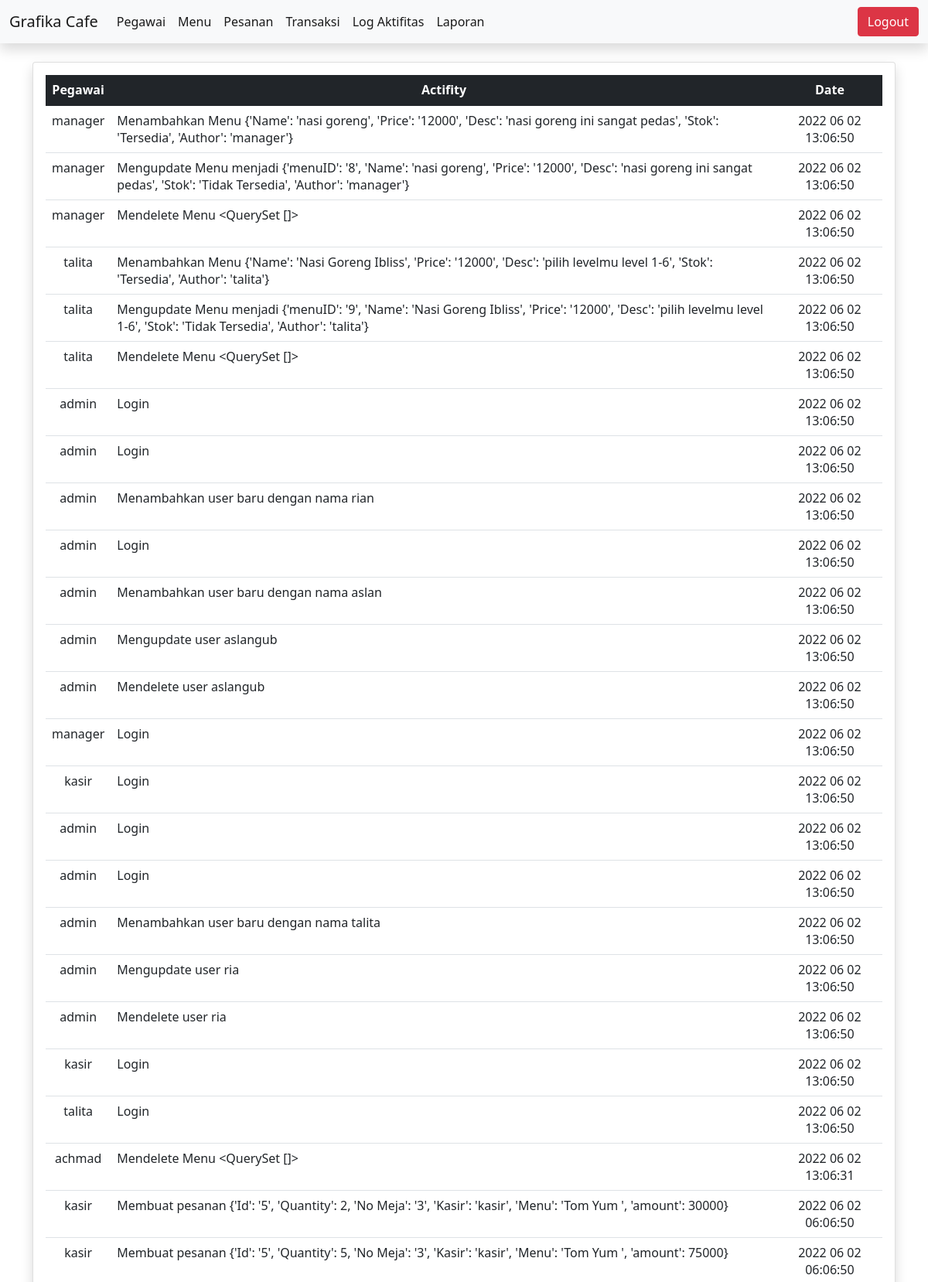
Page /logaktifitas/ (signed in, upper part) on the committed database.
### logaktifitas/models.py (models this page shows, shortened)
class Logaktifitas(models.Model):
    pegawai = models.ForeignKey(settings.AUTH_USER_MODEL, on_delete=models.SET_NULL, blank=True, null=True)
    activity = models.CharField(max_length=200)
    date = models.DateTimeField()
    class Meta:
        ordering = ['-date']

### pegawai/models.py (models this page shows)
class Pegawai(AbstractUser):
    role_list = (
        (ADMIN, 'Admin'),
        (MANAGER, 'Manager'),
        (KASIR, 'Kasir')
    )
    role = models.CharField(max_length=100, choices=role_list, default=ADMIN)
    text_password = models.CharField(max_length=100, blank=True, null=True)

### logaktifitas/views.py (the view)
# urls.py: path('logaktifitas/', include('logaktifitas.urls')),
@login_required
def logaktifitas(request):
    if request.user.role in allow_role:
        pass
    else:
        return HttpResponse('Anda bukan manager')
    log = Logaktifitas.objects.all()
    return render(request, 'logaktifitas.html', {'log': log})

### templates/logaktifitas.html (shortened to what this page needs)
{% extends 'base.html' %}
{% block content %}
<div class="card shadow">
  <div class="card-body">
    <table class="table">
  <thead class="table-dark">
    <tr>
      <th scope="col" class = "text-center">Pegawai</th>
      <th scope="col" class = "text-center">Actifity</th>
      <th scope="col" class = "text-center">Date</th>
    </tr>
  </thead>
  <tbody>
      {% for i in log %}
    <tr>
        <td class = "text-center">{{i.pegawai}}</td>
        <td>{{i.activity}}</td>
        <td class = "text-center">{{i.date|date:"Y m d H:m:s"}}</td>
      {% endfor %}
    </tr>
  </tbody>
</table>
  </div>
</div>
{% endblock content %}

### rows in the picture
Logaktifitas: pegawai "manager", activity "Menambahkan Menu {'Name': 'nasi goreng', 'Price': '12000', 'Desc': 'nasi goreng ini sangat pedas', 'Stok': 'Tersedia', 'Author': 'manager'}", date "2022 06 02 13:06:50"
Logaktifitas: pegawai "manager", activity "Mengupdate Menu menjadi {'menuID': '8', 'Name': 'nasi goreng', 'Price': '12000', 'Desc': 'nasi goreng ini sangat pedas', 'Stok': 'Tidak Tersedia', 'Author': 'manager'}", date "2022 06 02 13:06:50"
Logaktifitas: pegawai "manager", activity "Mendelete Menu <QuerySet []>", date "2022 06 02 13:06:50"
Logaktifitas: pegawai "talita", activity "Menambahkan Menu {'Name': 'Nasi Goreng Ibliss', 'Price': '12000', 'Desc': 'pilih levelmu level 1-6', 'Stok': 'Tersedia', 'Author': 'talita'}", date "2022 06 02 13:06:50"
Logaktifitas: pegawai "talita", activity "Mengupdate Menu menjadi {'menuID': '9', 'Name': 'Nasi Goreng Ibliss', 'Price': '12000', 'Desc': 'pilih levelmu level 1-6', 'Stok': 'Tidak Tersedia', 'Author': 'talita'}", date "2022 06 02 13:06:50"
Logaktifitas: pegawai "talita", activity "Mendelete Menu <QuerySet []>", date "2022 06 02 13:06:50"
Logaktifitas: pegawai "admin", activity "Login", date "2022 06 02 13:06:50"
Logaktifitas: pegawai "admin", activity "Login", date "2022 06 02 13:06:50"
Logaktifitas: pegawai "admin", activity "Menambahkan user baru dengan nama rian", date "2022 06 02 13:06:50"
Logaktifitas: pegawai "admin", activity "Login", date "2022 06 02 13:06:50"
Logaktifitas: pegawai "admin", activity "Menambahkan user baru dengan nama aslan", date "2022 06 02 13:06:50"
Logaktifitas: pegawai "admin", activity "Mengupdate user aslangub", date "2022 06 02 13:06:50"
Logaktifitas: pegawai "admin", activity "Mendelete user aslangub", date "2022 06 02 13:06:50"
Logaktifitas: pegawai "manager", activity "Login", date "2022 06 02 13:06:50"
Logaktifitas: pegawai "kasir", activity "Login", date "2022 06 02 13:06:50"
Logaktifitas: pegawai "admin", activity "Login", date "2022 06 02 13:06:50"
Logaktifitas: pegawai "admin", activity "Login", date "2022 06 02 13:06:50"
Logaktifitas: pegawai "admin", activity "Menambahkan user baru dengan nama talita", date "2022 06 02 13:06:50"
Logaktifitas: pegawai "admin", activity "Mengupdate user ria", date "2022 06 02 13:06:50"
Logaktifitas: pegawai "admin", activity "Mendelete user ria", date "2022 06 02 13:06:50"
Logaktifitas: pegawai "kasir", activity "Login", date "2022 06 02 13:06:50"
Logaktifitas: pegawai "talita", activity "Login", date "2022 06 02 13:06:50"
Logaktifitas: pegawai "achmad", activity "Mendelete Menu <QuerySet []>", date "2022 06 02 13:06:31"
Logaktifitas: pegawai "kasir", activity "Membuat pesanan {'Id': '5', 'Quantity': 2, 'No Meja': '3', 'Kasir': 'kasir', 'Menu': 'Tom Yum ', 'amount': 30000}", date "2022 06 02 06:06:50"
Logaktifitas: pegawai "kasir", activity "Membuat pesanan {'Id': '5', 'Quantity': 5, 'No Meja': '3', 'Kasir': 'kasir', 'Menu': 'Tom Yum ', 'amount': 75000}", date "2022 06 02 06:06:50"
